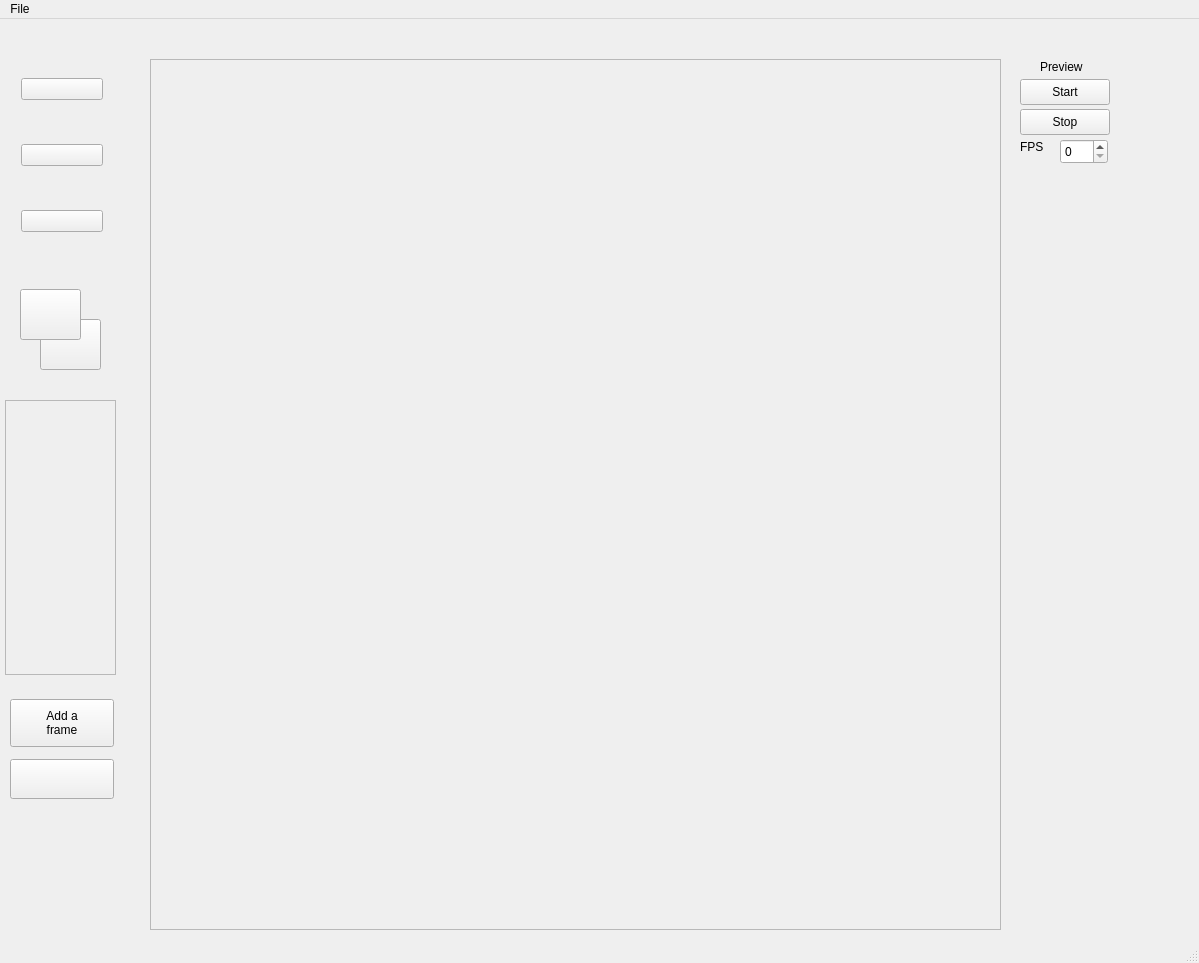
<?xml version="1.0" encoding="UTF-8"?>
<ui version="4.0">
 <class>MainWindow</class>
 <widget class="QMainWindow" name="MainWindow">
  <property name="geometry">
   <rect>
    <x>0</x>
    <y>0</y>
    <width>1199</width>
    <height>963</height>
   </rect>
  </property>
  <property name="mouseTracking">
   <bool>true</bool>
  </property>
  <property name="windowTitle">
   <string>MainWindow</string>
  </property>
  <property name="animated">
   <bool>true</bool>
  </property>
  <widget class="QWidget" name="centralWidget">
   <widget class="QWidget" name="toolsContainer" native="true">
    <property name="geometry">
     <rect>
      <x>10</x>
      <y>10</y>
      <width>104</width>
      <height>252</height>
     </rect>
    </property>
    <layout class="QVBoxLayout" name="verticalLayout">
     <item>
      <widget class="QPushButton" name="brushButton">
       <property name="focusPolicy">
        <enum>Qt::StrongFocus</enum>
       </property>
       <property name="text">
        <string/>
       </property>
       <property name="icon">
        <iconset resource="resources.qrc">
         <normaloff>:/imgs/Resources_External/brush_black.png</normaloff>:/imgs/Resources_External/brush_black.png</iconset>
       </property>
       <property name="iconSize">
        <size>
         <width>64</width>
         <height>64</height>
        </size>
       </property>
       <property name="autoDefault">
        <bool>false</bool>
       </property>
       <property name="default">
        <bool>false</bool>
       </property>
       <property name="flat">
        <bool>false</bool>
       </property>
      </widget>
     </item>
     <item>
      <widget class="QPushButton" name="eraserButton">
       <property name="focusPolicy">
        <enum>Qt::StrongFocus</enum>
       </property>
       <property name="text">
        <string/>
       </property>
       <property name="icon">
        <iconset resource="resources.qrc">
         <normaloff>:/imgs/Resources_External/eraser_black.png</normaloff>:/imgs/Resources_External/eraser_black.png</iconset>
       </property>
       <property name="iconSize">
        <size>
         <width>64</width>
         <height>64</height>
        </size>
       </property>
       <property name="autoDefault">
        <bool>false</bool>
       </property>
       <property name="default">
        <bool>false</bool>
       </property>
       <property name="flat">
        <bool>false</bool>
       </property>
      </widget>
     </item>
     <item>
      <widget class="QPushButton" name="bucketButton">
       <property name="focusPolicy">
        <enum>Qt::StrongFocus</enum>
       </property>
       <property name="text">
        <string/>
       </property>
       <property name="icon">
        <iconset resource="resources.qrc">
         <normaloff>:/imgs/Resources_External/fill_black.png</normaloff>:/imgs/Resources_External/fill_black.png</iconset>
       </property>
       <property name="iconSize">
        <size>
         <width>64</width>
         <height>64</height>
        </size>
       </property>
       <property name="autoDefault">
        <bool>false</bool>
       </property>
       <property name="default">
        <bool>false</bool>
       </property>
       <property name="flat">
        <bool>false</bool>
       </property>
      </widget>
     </item>
    </layout>
   </widget>
   <widget class="QScrollArea" name="frameContainer">
    <property name="geometry">
     <rect>
      <x>5</x>
      <y>381</y>
      <width>111</width>
      <height>275</height>
     </rect>
    </property>
    <property name="maximumSize">
     <size>
      <width>16777215</width>
      <height>16777215</height>
     </size>
    </property>
    <property name="layoutDirection">
     <enum>Qt::LeftToRight</enum>
    </property>
    <property name="widgetResizable">
     <bool>true</bool>
    </property>
    <widget class="QWidget" name="frameContents">
     <property name="geometry">
      <rect>
       <x>0</x>
       <y>0</y>
       <width>109</width>
       <height>273</height>
      </rect>
     </property>
    </widget>
   </widget>
   <widget class="QPushButton" name="deleteFrameButton">
    <property name="geometry">
     <rect>
      <x>10</x>
      <y>740</y>
      <width>104</width>
      <height>40</height>
     </rect>
    </property>
    <property name="text">
     <string/>
    </property>
    <property name="icon">
     <iconset resource="resources.qrc">
      <normaloff>:/imgs/Resources_External/trash_black.png</normaloff>:/imgs/Resources_External/trash_black.png</iconset>
    </property>
    <property name="iconSize">
     <size>
      <width>24</width>
      <height>24</height>
     </size>
    </property>
   </widget>
   <widget class="QPushButton" name="addFrameButton">
    <property name="geometry">
     <rect>
      <x>10</x>
      <y>680</y>
      <width>104</width>
      <height>48</height>
     </rect>
    </property>
    <property name="layoutDirection">
     <enum>Qt::LeftToRight</enum>
    </property>
    <property name="text">
     <string>Add a
frame</string>
    </property>
    <property name="icon">
     <iconset resource="resources.qrc">
      <normaloff>:/imgs/Resources_External/add_black.png</normaloff>:/imgs/Resources_External/add_black.png</iconset>
    </property>
    <property name="iconSize">
     <size>
      <width>24</width>
      <height>24</height>
     </size>
    </property>
    <property name="flat">
     <bool>false</bool>
    </property>
   </widget>
   <widget class="QPushButton" name="secondaryColorButton">
    <property name="geometry">
     <rect>
      <x>40</x>
      <y>300</y>
      <width>61</width>
      <height>51</height>
     </rect>
    </property>
    <property name="text">
     <string/>
    </property>
   </widget>
   <widget class="QPushButton" name="primaryColorButton">
    <property name="geometry">
     <rect>
      <x>20</x>
      <y>270</y>
      <width>61</width>
      <height>51</height>
     </rect>
    </property>
    <property name="autoFillBackground">
     <bool>false</bool>
    </property>
    <property name="text">
     <string/>
    </property>
   </widget>
   <widget class="QFrame" name="graphicsframe">
    <property name="geometry">
     <rect>
      <x>150</x>
      <y>40</y>
      <width>851</width>
      <height>871</height>
     </rect>
    </property>
    <property name="frameShape">
     <enum>QFrame::StyledPanel</enum>
    </property>
    <property name="frameShadow">
     <enum>QFrame::Raised</enum>
    </property>
   </widget>
   <widget class="QSpinBox" name="spinBox">
    <property name="geometry">
     <rect>
      <x>1060</x>
      <y>120</y>
      <width>48</width>
      <height>25</height>
     </rect>
    </property>
   </widget>
   <widget class="QLabel" name="label">
    <property name="geometry">
     <rect>
      <x>1040</x>
      <y>40</y>
      <width>61</width>
      <height>15</height>
     </rect>
    </property>
    <property name="text">
     <string>Preview</string>
    </property>
   </widget>
   <widget class="QPushButton" name="stopPreview">
    <property name="geometry">
     <rect>
      <x>1020</x>
      <y>90</y>
      <width>90</width>
      <height>26</height>
     </rect>
    </property>
    <property name="text">
     <string>Stop</string>
    </property>
   </widget>
   <widget class="QLabel" name="label_2">
    <property name="geometry">
     <rect>
      <x>1020</x>
      <y>120</y>
      <width>31</width>
      <height>16</height>
     </rect>
    </property>
    <property name="text">
     <string>FPS</string>
    </property>
   </widget>
   <widget class="QPushButton" name="startPreview">
    <property name="geometry">
     <rect>
      <x>1020</x>
      <y>60</y>
      <width>90</width>
      <height>26</height>
     </rect>
    </property>
    <property name="text">
     <string>Start</string>
    </property>
   </widget>
  </widget>
  <widget class="QMenuBar" name="menuBar">
   <property name="geometry">
    <rect>
     <x>0</x>
     <y>0</y>
     <width>1199</width>
     <height>17</height>
    </rect>
   </property>
   <widget class="QMenu" name="menuFile">
    <property name="title">
     <string>File</string>
    </property>
    <addaction name="actionOpen"/>
    <addaction name="actionSave"/>
    <addaction name="separator"/>
    <addaction name="actionImport"/>
    <addaction name="actionExport"/>
    <addaction name="separator"/>
    <addaction name="actionQuit"/>
   </widget>
   <addaction name="menuFile"/>
  </widget>
  <widget class="QStatusBar" name="statusBar"/>
  <action name="actionOpen">
   <property name="text">
    <string>Open</string>
   </property>
   <property name="shortcut">
    <string>Ctrl+O</string>
   </property>
  </action>
  <action name="actionSave">
   <property name="text">
    <string>Save</string>
   </property>
   <property name="shortcut">
    <string>Ctrl+S</string>
   </property>
  </action>
  <action name="actionImport">
   <property name="text">
    <string>Import</string>
   </property>
   <property name="shortcut">
    <string>Ctrl+I</string>
   </property>
  </action>
  <action name="actionExport">
   <property name="text">
    <string>Export</string>
   </property>
   <property name="shortcut">
    <string>Ctrl+E</string>
   </property>
  </action>
  <action name="actionQuit">
   <property name="text">
    <string>Quit</string>
   </property>
   <property name="shortcut">
    <string>Ctrl+Q</string>
   </property>
  </action>
 </widget>
 <layoutdefault spacing="6" margin="11"/>
 <resources>
  <include location="resources.qrc"/>
 </resources>
 <connections/>
</ui>
